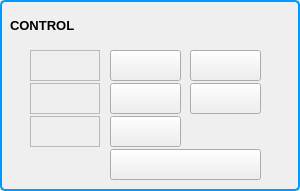
  <widget class="QGroupBox" name="groupBox_5" >
   <property name="geometry" >
    <rect>
     <x>740</x>
     <y>5</y>
     <width>300</width>
     <height>191</height>
    </rect>
   </property>
   <property name="styleSheet" >
    <string>QGroupBox {
 background-color: qlineargradient(x1: 0, y1: 0, x2: 0, y2: 1,
                                   stop: 0 #E0E0E0, stop: 1 #FFFFFF);
 border: 2px solid rgb(0, 153, 255);
 border-radius: 5px;
 margin-top: 1ex; 
}</string>
   </property>
   <property name="title" >
    <string/>
   </property>
   <widget class="CAPushButton" name="caPushButton_5" >
    <property name="geometry" >
     <rect>
      <x>110</x>
      <y>149</y>
      <width>151</width>
      <height>31</height>
     </rect>
    </property>
    <property name="font" >
     <font/>
    </property>
    <property name="styleSheet" >
     <string/>
    </property>
    <property name="buttonType" >
     <enum>CAPushButton::PulseButton</enum>
    </property>
    <property name="pvname" >
     <string>LH1_PS_RESET_ECMD</string>
    </property>
    <property name="truelabel" >
     <string>STOP</string>
    </property>
    <property name="falselabel" >
     <string>STOP</string>
    </property>
   </widget>
   <widget class="CAPushButton" name="caPushButton_4" >
    <property name="geometry" >
     <rect>
      <x>190</x>
      <y>83</y>
      <width>71</width>
      <height>31</height>
     </rect>
    </property>
    <property name="font" >
     <font/>
    </property>
    <property name="styleSheet" >
     <string/>
    </property>
    <property name="buttonType" >
     <enum>CAPushButton::PulseButton</enum>
    </property>
    <property name="pvname" >
     <string>LH1_PS_HVOFF_ECMD</string>
    </property>
    <property name="truelabel" >
     <string>OFF</string>
    </property>
    <property name="falselabel" >
     <string>OFF</string>
    </property>
   </widget>
   <widget class="CALabel" name="caLabel_13" >
    <property name="geometry" >
     <rect>
      <x>30</x>
      <y>116</y>
      <width>70</width>
      <height>31</height>
     </rect>
    </property>
    <property name="font" >
     <font/>
    </property>
    <property name="styleSheet" >
     <string/>
    </property>
    <property name="frameShape" >
     <enum>QFrame::StyledPanel</enum>
    </property>
    <property name="alignment" >
     <set>Qt::AlignCenter</set>
    </property>
    <property name="pvname" >
     <string>LH1_PULSE_RUN</string>
    </property>
    <property name="dmode" stdset="0" >
     <enum>CALabel::TrueFalse</enum>
    </property>
    <property name="cmode" stdset="0" >
     <enum>CALabel::Alarm</enum>
    </property>
    <property name="truelabel" >
     <string>PULSE</string>
    </property>
    <property name="falselabel" >
     <string>PULSE</string>
    </property>
   </widget>
   <widget class="CALabel" name="caLabel_11" >
    <property name="geometry" >
     <rect>
      <x>30</x>
      <y>50</y>
      <width>70</width>
      <height>31</height>
     </rect>
    </property>
    <property name="font" >
     <font/>
    </property>
    <property name="styleSheet" >
     <string/>
    </property>
    <property name="frameShape" >
     <enum>QFrame::StyledPanel</enum>
    </property>
    <property name="alignment" >
     <set>Qt::AlignCenter</set>
    </property>
    <property name="pvname" >
     <string>LH1_VCB_ON</string>
    </property>
    <property name="dmode" stdset="0" >
     <enum>CALabel::TrueFalse</enum>
    </property>
    <property name="cmode" stdset="0" >
     <enum>CALabel::Alarm</enum>
    </property>
    <property name="truelabel" >
     <string>VCB</string>
    </property>
    <property name="falselabel" >
     <string>VCB</string>
    </property>
   </widget>
   <widget class="QLabel" name="label_24" >
    <property name="geometry" >
     <rect>
      <x>0</x>
      <y>10</y>
      <width>301</width>
      <height>31</height>
     </rect>
    </property>
    <property name="font" >
     <font>
      <pointsize>-1</pointsize>
      <weight>75</weight>
      <bold>true</bold>
     </font>
    </property>
    <property name="styleSheet" >
     <string>font-size:13px;font-weight:bold;</string>
    </property>
    <property name="text" >
     <string>CONTROL</string>
    </property>
    <property name="alignment" >
     <set>Qt::AlignLeading|Qt::AlignLeft|Qt::AlignVCenter</set>
    </property>
    <property name="indent" >
     <number>10</number>
    </property>
   </widget>
   <widget class="CALabel" name="caLabel_12" >
    <property name="geometry" >
     <rect>
      <x>30</x>
      <y>83</y>
      <width>70</width>
      <height>31</height>
     </rect>
    </property>
    <property name="font" >
     <font/>
    </property>
    <property name="styleSheet" >
     <string/>
    </property>
    <property name="frameShape" >
     <enum>QFrame::StyledPanel</enum>
    </property>
    <property name="alignment" >
     <set>Qt::AlignCenter</set>
    </property>
    <property name="pvname" >
     <string>LH1_PS_HVON_STAT</string>
    </property>
    <property name="dmode" stdset="0" >
     <enum>CALabel::TrueFalse</enum>
    </property>
    <property name="cmode" stdset="0" >
     <enum>CALabel::Alarm</enum>
    </property>
    <property name="truelabel" >
     <string>HV</string>
    </property>
    <property name="falselabel" >
     <string>HV</string>
    </property>
   </widget>
   <widget class="CAPushButton" name="caPushButton_3" >
    <property name="geometry" >
     <rect>
      <x>110</x>
      <y>83</y>
      <width>71</width>
      <height>31</height>
     </rect>
    </property>
    <property name="font" >
     <font/>
    </property>
    <property name="styleSheet" >
     <string/>
    </property>
    <property name="buttonType" >
     <enum>CAPushButton::PulseButton</enum>
    </property>
    <property name="pvname" >
     <string>LH1_PS_HVON_ECMD</string>
    </property>
    <property name="truelabel" >
     <string>ON</string>
    </property>
    <property name="falselabel" >
     <string>ON</string>
    </property>
   </widget>
   <widget class="CAPushButton" name="caPushButton_1" >
    <property name="geometry" >
     <rect>
      <x>110</x>
      <y>50</y>
      <width>71</width>
      <height>31</height>
     </rect>
    </property>
    <property name="font" >
     <font/>
    </property>
    <property name="styleSheet" >
     <string/>
    </property>
    <property name="buttonType" >
     <enum>CAPushButton::PulseButton</enum>
    </property>
    <property name="pvname" >
     <string>LH1_PS_VCBON_CMD</string>
    </property>
    <property name="truelabel" >
     <string>ON</string>
    </property>
    <property name="falselabel" >
     <string>ON</string>
    </property>
   </widget>
   <widget class="CAPushButton" name="caPushButton_2" >
    <property name="geometry" >
     <rect>
      <x>190</x>
      <y>50</y>
      <width>71</width>
      <height>31</height>
     </rect>
    </property>
    <property name="font" >
     <font/>
    </property>
    <property name="styleSheet" >
     <string/>
    </property>
    <property name="buttonType" >
     <enum>CAPushButton::PulseButton</enum>
    </property>
    <property name="pvname" >
     <string>LH1_PS_VCBOFF_CMD</string>
    </property>
    <property name="truelabel" >
     <string>OFF</string>
    </property>
    <property name="falselabel" >
     <string>OFF</string>
    </property>
   </widget>
   <widget class="CAPushButton" name="caPushButton_6" >
    <property name="geometry" >
     <rect>
      <x>110</x>
      <y>116</y>
      <width>71</width>
      <height>31</height>
     </rect>
    </property>
    <property name="font" >
     <font/>
    </property>
    <property name="styleSheet" >
     <string/>
    </property>
    <property name="buttonType" >
     <enum>CAPushButton::PulseButton</enum>
    </property>
    <property name="pvname" >
     <string>LH1_PS_PULSE_ECMD</string>
    </property>
    <property name="truelabel" >
     <string>ON</string>
    </property>
    <property name="falselabel" >
     <string>ON</string>
    </property>
   </widget>
  </widget>
